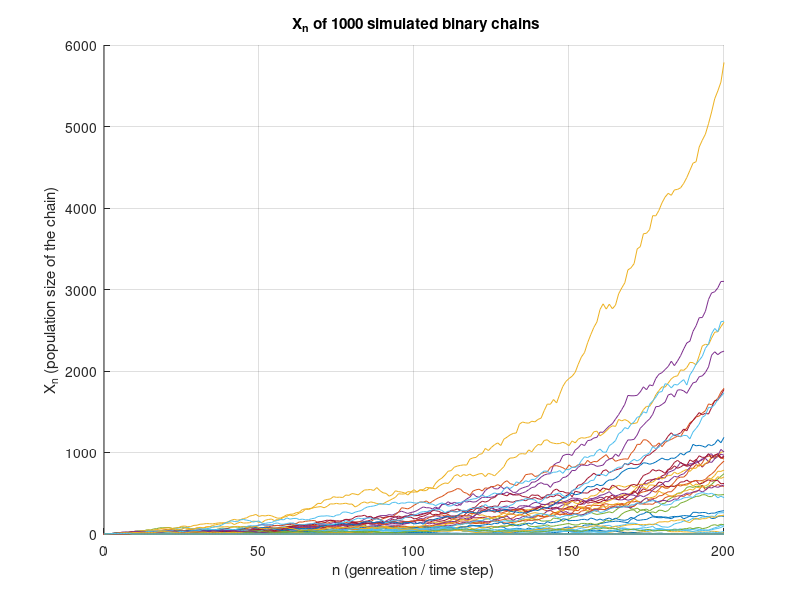

Reproduce this figure in MATLAB.
x0 = 1;
last_check = 200;
p = 1 - 0.49;
N = 1000;
Instances_of_ext = 0;

Q = (1 - sqrt(1-4.*(0.49 - (0.49).^2)))./(2.*p); %theroetical value from part a

figure
hold on

for i = 1:N    %loop for 1000 chanins
    
    %simulating 1 chain- for 200 steps
    xn = zeros(1, last_check + 1);
    xn(1) = x0;
    
    for j = 1:last_check
        zn = binornd(xn(j), p);
        
        if zn == 0    %if for a genration no one reproduces then the chain has gon extinct as 2*0 = 0
            Instances_of_ext = Instances_of_ext + 1;
            break
        end
        
        xn(j+1) = 2 * zn;
    end

    %add to the plot
    plot(0:last_check, xn)
end

hold off
xlabel('n (genreation / time step)')
ylabel('X_n (population size of the chain)')
title(' X_n of 1000 simulated binary chains')
grid on


disp(['The number of chains that went extinct were: ' num2str(Instances_of_ext)])
disp(['The probability of extinction was: ' num2str(Instances_of_ext / N)])

disp(['When we plug in values to our algebraiclly obtained value for the probability of extinction was: ' num2str(Q)])
